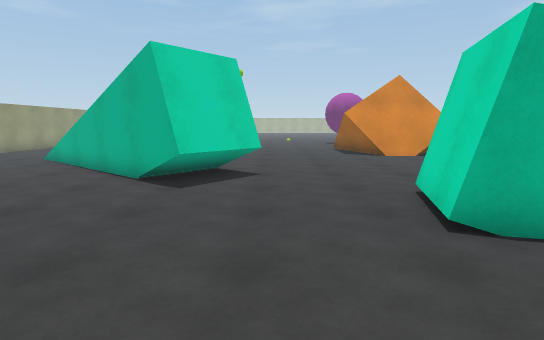
view 1 (above)

18 first-person views from a walk through a 3-D level made in the Unity game engine. The camera is 1.4 m above the floor, tilts 8° down and sees 80° across. The floor is counted in squares, 1 m on a side. Each view is taken from the middle of a square. On the plan, view 1 faces up. The plan holds only what a view shows up to about 15 squares ahead; the rest is blank. The place goes on beyond the plan. The player character is not drawn.

view 2
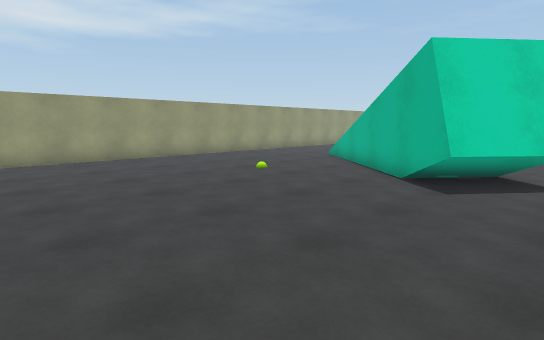

view 3
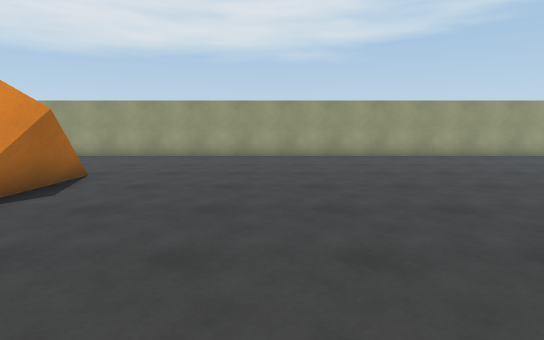

view 4
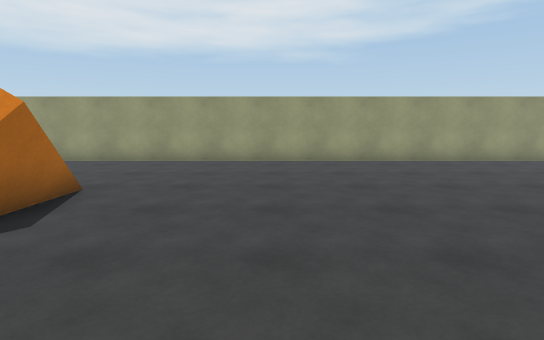

view 5
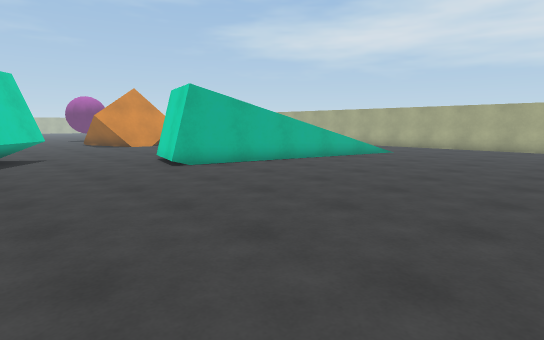

view 6
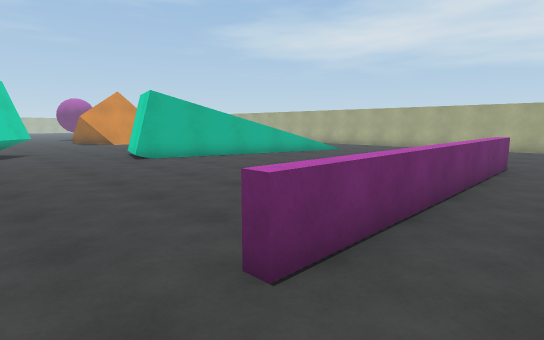

view 7
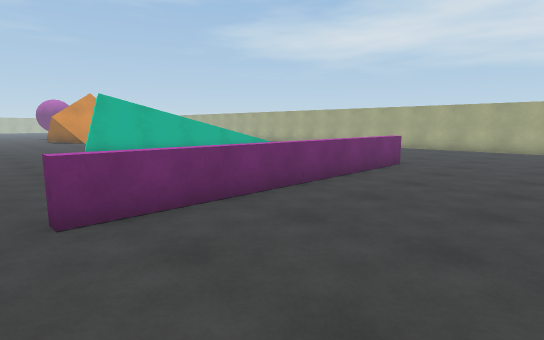

view 8
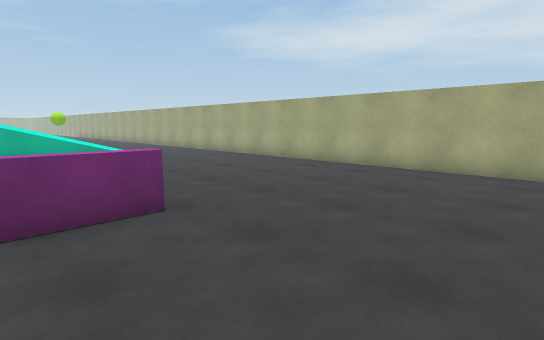

view 9
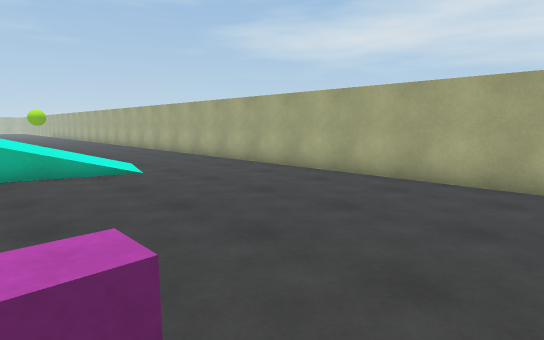

view 10
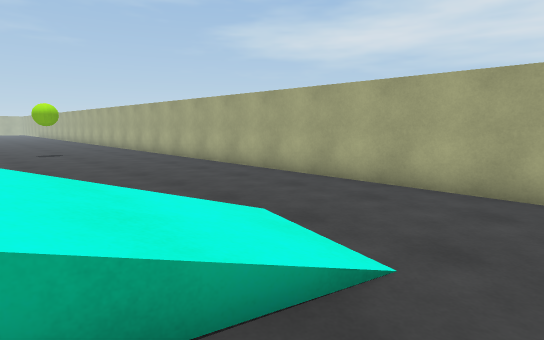

view 11
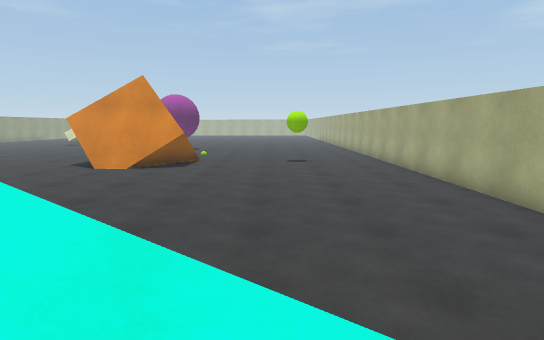

view 12
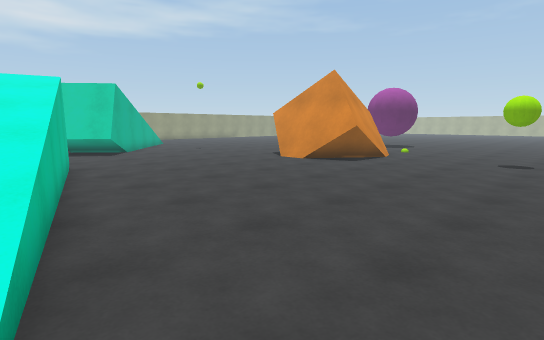

view 13
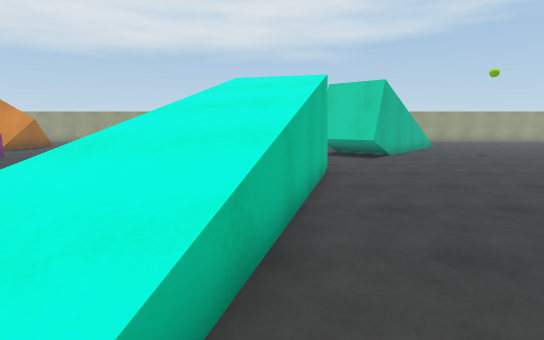

view 14
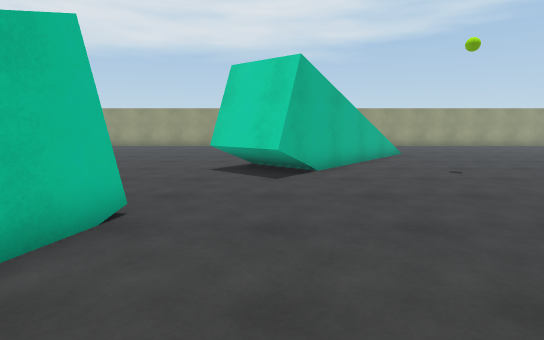

view 15
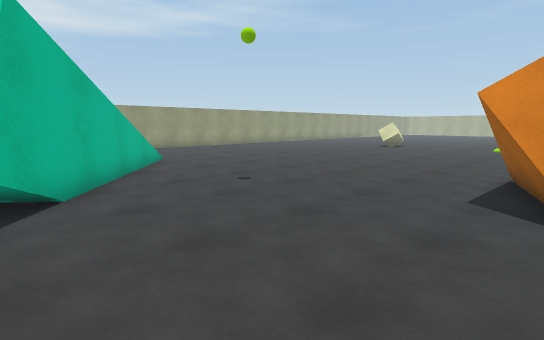

view 16
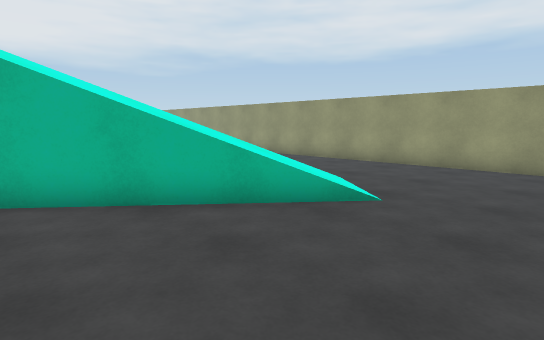

view 17
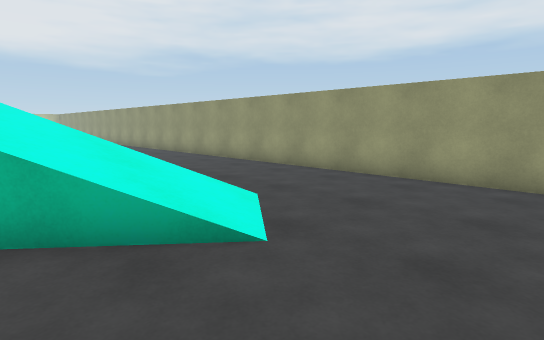

view 18
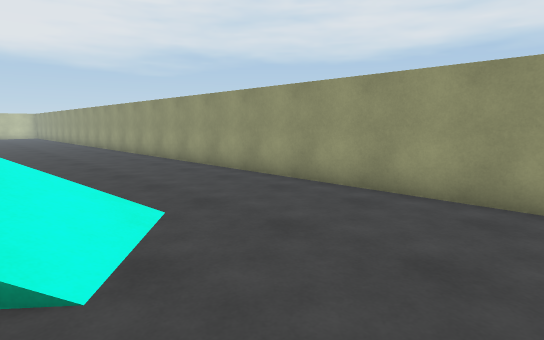

### Floor plan
Key: @ floor where view 1 was taken; # wall or solid block; . floor; / step, stairs or slope; = window, fence, low wall or low ledge; v drop or lower ground; O other object.
Columns run from 14 left of view 1 to 17 right of it. Each row starts with its distance up from view 1.
 18  .................#   #....O.
 17 #.................#   #....OO..#
 16 #.................#####........#
 15 #....../..........#####........#
 14 #.....//=......................#
 13 #....////#.....................#
 12 #...../////....................#
 11 #.......////#..................#
 10 #....... ////#.................#
  9 #.........///#.................#
  8 #........../##.................#
  7 #..............................#
  6 #................#/#v#.........#
  5 #................#/////==......#
  4 #................///////////...#
  3 #..................//#//////...#
  2 #....................../////...#
  1 #..............................#
  0 #.............@................#
 -1 #..............................#
 -2 #..............................#
 -3 #..............................#
 -4 #..............................#
 -5 #..............................#
 -6 #.................      .......#
 -7 #............===========.......#
 -8 #..............................#
 -9 #.....==## ....................#
-10 #.....      ...................#
-11 #....        ..................#
-12 #..         . .....  . .....

Positions as (right, up) in squares from view 1, and headings:
1: (0, 0), facing up
2: (0, 0), facing up-left
3: (1, -4), facing left
4: (-1, -5), facing left
5: (-3, -6), facing up-right
6: (-3, -9), facing up-right
7: (-2, -12), facing up-right
8: (7, -12), facing up-right
9: (9, -8), facing up-right
10: (10, 0), facing up-right
11: (12, 2), facing up
12: (15, 4), facing up-left
13: (13, 5), facing left
14: (8, 9), facing left
15: (5, 9), facing up-left
16: (-2, 18), facing down-left
17: (-5, 18), facing down-left
18: (-7, 18), facing down-left
